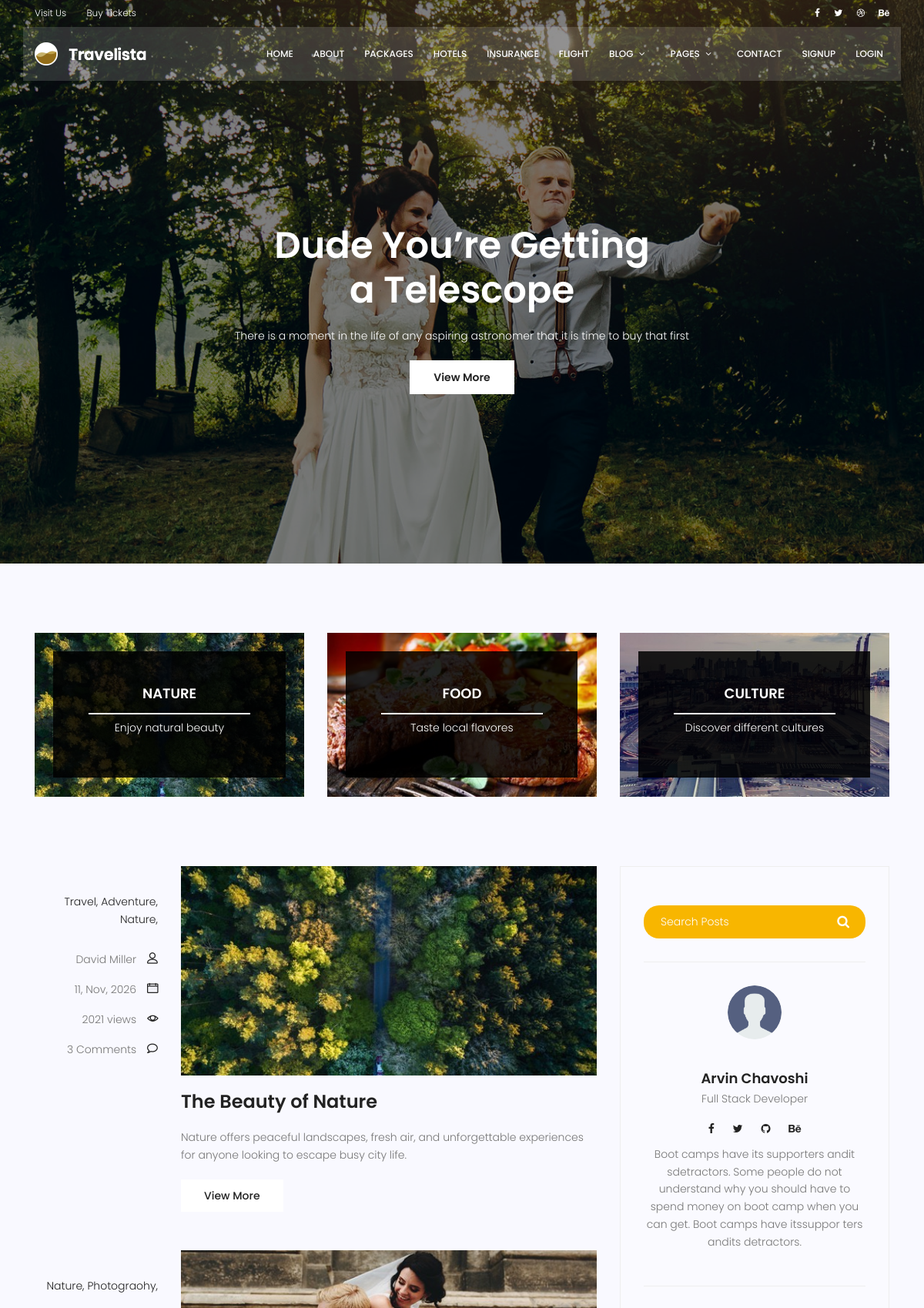
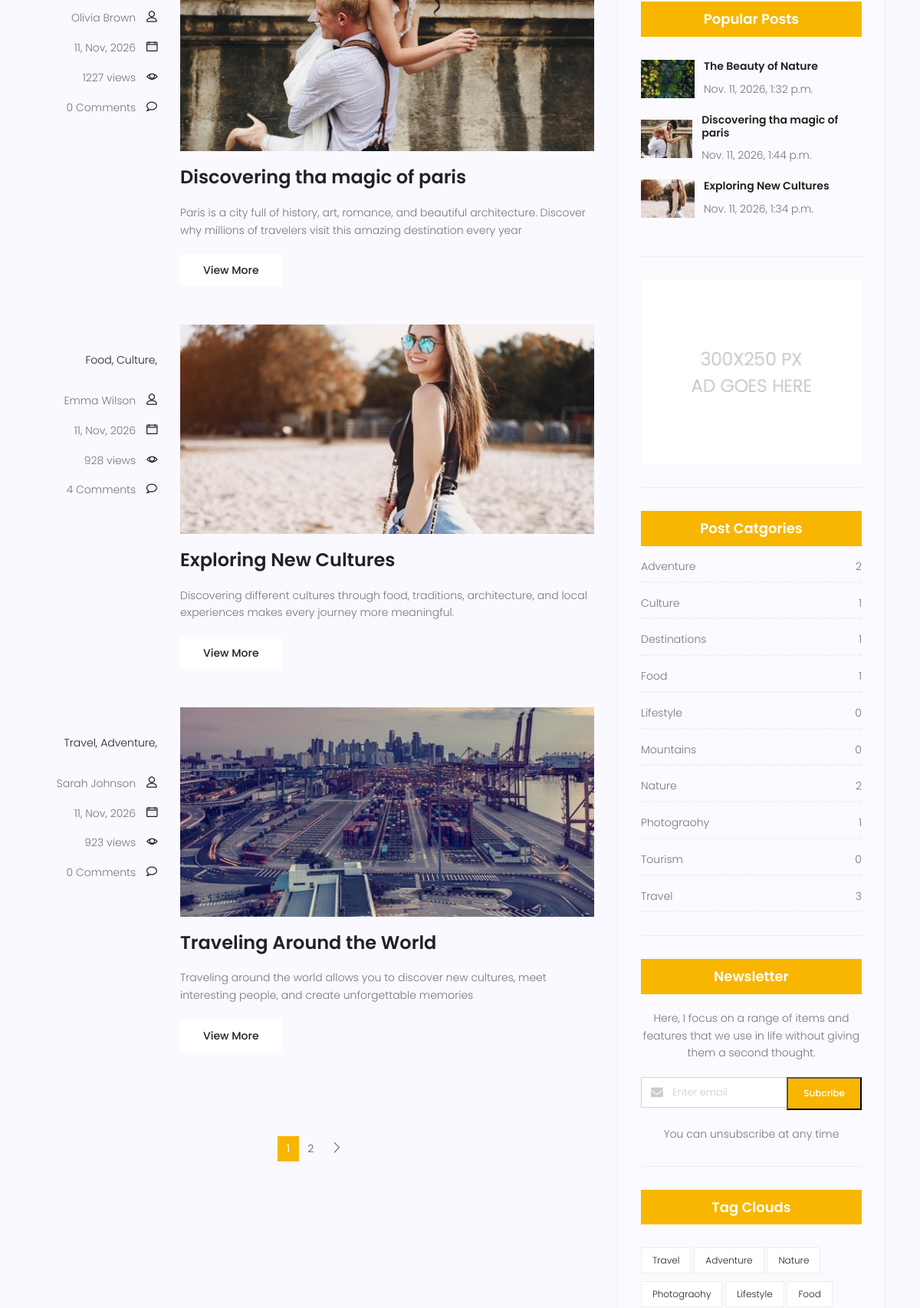
Screenshot of /blog-home/ (upper part) with the database file from the repository (2 pictures, top to bottom).
### blog/models.py (models this page shows, shortened)
class Tag(models.Model):
    name = models.CharField(max_length=100, unique=True)
    image = models.ImageField(upload_to="posts/tag", blank=True, null=True)
    description = models.CharField(max_length=200, blank=True)
    is_featured = models.BooleanField(default=False)

class Post(models.Model):
    title = models.CharField(max_length=200)
    author = models.CharField(max_length=100,)
    image = models.ImageField(upload_to='posts/images')
    excerpt = models.TextField()
    content = models.TextField()
    quote = models.TextField(blank=True)
    created_at = models.DateTimeField(auto_now_add=True)
    views = models.PositiveIntegerField(default=0)
    is_published = models.BooleanField(default=True)
    tags = models.ManyToManyField(
        Tag,
        blank=True,
        related_name="posts"
    )

### blog/views.py (the view)
# urls.py: path("blog-home/", views.blog_home , name="blog-home"),
def blog_home(request):
    posts = Post.objects.filter(is_published=True).order_by("-views")
    tags = Tag.objects.filter(is_featured=True)
    search_query = request.GET.get("search")
    if search_query:
        posts = posts.filter(Q(title__icontains=search_query))
    tag_query = request.GET.get("tag")
    if tag_query:
        posts = posts.filter(tags__name=tag_query)
    pagination = Paginator(posts, POST_PER_PAGE)
    page_num = request.GET.get("page")
    page_obj = pagination.get_page(page_num)
    if request.method == "POST":
        form = NewsletterForm(request.POST)
        if form.is_valid():
            form.save()
            if request.POST.get("source") == "footer":
                messages.success(request, "Email Successfully Added.", extra_tags="footer")
            else :
                messages.success(request, "Email Successfully Added.", extra_tags="blog")
    else:
        form = NewsletterForm()
    context = {
        "posts" : posts,
        "page_obj" : page_obj,
        "tags" : tags,
        "form" : form,
    }
    return render(request, "blog/blog-home.html", context)

### blog/forms.py
class NewsletterForm(forms.ModelForm):
    class Meta:
        model = Newsletter
        fields = '__all__'

### blog/templatetags/blog_tags.py (called while the page is built)
@register.inclusion_tag("website/partials/tags_sidebar.html")
def tags_count():
    tags = Tag.objects.annotate(post_count=Count("posts"))
    return {"tags" : tags}

@register.inclusion_tag("website/partials/popular_posts.html")
def popular_posts():
    posts = Post.objects.filter(is_published=True).order_by("-views","-id")[:3]
    return {"posts" : posts}

@register.inclusion_tag("website/partials/tag_clouds.html")
def tag_clouds():
    tags = Tag.objects.all()
    return {"tags" : tags}

### website/templates/blog/blog-home.html (shortened to what this page needs)
{% extends 'base.html' %}
{% load static %}
{% load blog_tags %}
{% block content %}
<section class="banner-area relative blog-home-banner" id="home">
	<div class="overlay overlay-bg"></div>
	<div class="container">
		<div class="row d-flex align-items-center justify-content-center">
			<div class="about-content blog-header-content col-lg-12">
				<h1 class="text-white">
					Dude You’re Getting
					a Telescope
				</h1>
				<p class="text-white">
					There is a moment in the life of any aspiring astronomer that it is time to buy that first
				</p>
				<a href="{% url 'blog:blog-single' %}" class="primary-btn">View More</a>
			</div>
		</div>
	</div>
</section>
<section class="top-category-widget-area pt-90 pb-90 ">
	<div class="container">
		<div class="row">
			{% for i in tags %}
			<div class="col-lg-4">
				<div class="single-cat-widget">
					<div class="content relative">
						<div class="overlay overlay-bg"></div>
						<a href="{% url 'blog:blog-home' %}?tag={{ i.name|urlencode }}" target="_blank">
							<div class="thumb">
								<img style="object-fit: cover; width: 350px; height: 213px;"
									class="content-image img-fluid d-block mx-auto" src="{{ i.image.url }}" alt="">
							</div>
							<div class="content-details">
								<h4 class="content-title mx-auto text-uppercase">{{ i.name }}</h4>
								<span></span>
								<p>{{ i.description }}</p>
							</div>
						</a>
					</div>
				</div>
			</div>
			{% endfor %}
		</div>
	</div>
</section>
<section class="post-content-area">
	<div class="container">
		<div class="row">
			<div class="col-lg-8 posts-list">
				{% if page_obj %}
				{% for i in page_obj %}
				<div class="single-post row">
					<div class="col-lg-3  col-md-3 meta-details">
						<ul class="tags">
							{% for x in i.tags.all %}
							<li><a href="{% url 'blog:blog-home' %}?tag={{ x.name|urlencode }}">{{ x.name }},</a></li>
							{% endfor %}
						</ul>
						<div class="user-details row">
							<p class="user-name col-lg-12 col-md-12 col-6"><a href="#">{{ i.author }}</a> <span
									class="lnr lnr-user"></span></p>
							<p class="date col-lg-12 col-md-12 col-6"><a href="#">{{ i.created_at|date:"d, M, Y" }}</a>
								<span class="lnr lnr-calendar-full"></span></p>
							<p class="view col-lg-12 col-md-12 col-6"><a href="#">{{ i.views }} views</a> <span
									class="lnr lnr-eye"></span></p>
							<p class="comments col-lg-12 col-md-12 col-6"><a href="#">{{ i.comments.count }}
									Comments</a> <span class="lnr lnr-bubble"></span></p>
						</div>
					</div>
					<div class="col-lg-9 col-md-9 ">
						<div class="feature-img">
							<img class="img-fluid" src="{{ i.image.url }}" alt="{{ i.title }}">
						</div>
						<a class="posts-title" href="{% url 'blog:blog-post' i.id %}">
							<h3>{{ i.title }}</h3>
						</a>
						<p class="excert">
							{{ i.excerpt }}
						</p>
						<a href="{% url 'blog:blog-post' i.id %}" class="primary-btn">View More</a>
					</div>
				</div>
				{% endfor %}
				{% else %}
				<div style="margin-left: 315px;">No Posts Found.</div>
				{% endif %}
				<nav class="blog-pagination justify-content-center d-flex">
					<ul class="pagination">
						{% for i in page_obj.paginator.page_range %}
						<li class="page-item
										{% if i == page_obj.number %}
											active
										{% endif %}
										"><a href="?page={{ i }}" class="page-link">{{ i }}</a></li>
						{% endfor %}
						{% if page_obj.has_next %}
						<li class="page-item">
							<a href="?page={{ page_obj.next_page_number }}" class="page-link" aria-label="Next">
								<span aria-hidden="true">
									<span class="lnr lnr-chevron-right"></span>
								</span>
							</a>
						</li>
						{% endif %}
					</ul>
				</nav>
			</div>
			<div class="col-lg-4 sidebar-widgets">
				<div class="widget-wrap">
					<div class="single-sidebar-widget search-widget">
						<form class="search-form" action="{% url 'blog:blog-home' %}">
							<input placeholder="Search Posts" name="search" type="text" onfocus="this.placeholder = ''"
								onblur="this.placeholder = 'Search Posts'">
							<button type="submit"><i class="fa fa-search"></i></button>
						</form>
					</div>
					<div class="single-sidebar-widget user-info-widget">
						<img style="width: 70px; height: 70px; object-fit: cover; border-radius: 50%;"
							src="{% static 'img/user.png' %}" alt="">
						<a href="#">
							<h4>Arvin Chavoshi</h4>
						</a>
						<p>
							Full Stack Developer
						</p>
						<ul class="social-links">
							<li><a href="#"><i class="fa fa-facebook"></i></a></li>
							<li><a href="#"><i class="fa fa-twitter"></i></a></li>
							<li><a href="#"><i class="fa fa-github"></i></a></li>
							<li><a href="#"><i class="fa fa-behance"></i></a></li>
						</ul>
						<p>
							Boot camps have its supporters andit sdetractors. Some people do not understand why you
							should have to spend money on boot camp when you can get. Boot camps have itssuppor ters
							andits detractors.
						</p>
					</div>
					{% popular_posts %}
					<div class="single-sidebar-widget ads-widget">
						<a href="#"><img class="img-fluid" src="{% static 'img/blog/ads-banner.jpg' %}" alt=""></a>
					</div>
					{% tags_count %}
					<div class="single-sidebar-widget newsletter-widget">
						<h4 class="newsletter-title">Newsletter</h4>
						<p>
							Here, I focus on a range of items and features that we use in life without
							giving them a second thought.
						</p>
						<form action="{% url 'blog:blog-home' %}" method="POST">
							<div class="form-group d-flex flex-row">
								<div class="col-autos">
									<div class="input-group">
										<div class="input-group-prepend">
											<div class="input-group-text"><i class="fa fa-envelope"
													aria-hidden="true"></i>
											</div>
										</div>
										<input type="email" class="form-control" name="email" placeholder="Enter email"
											onfocus="this.placeholder = ''" onblur="this.placeholder = 'Enter email'"
											required>
									</div>
								</div>
								<button type="submit" class="bbtns">Subcribe</button>
							</div>
						</form>
						<p class="text-bottom">
							You can unsubscribe at any time
						</p>
					</div>
					{% tag_clouds %}
				</div>
			</div>
		</div>
	</div>
</section>
{% endblock %}

### website/templates/website/partials/popular_posts.html
<div class="single-sidebar-widget popular-post-widget">
	<h4 class="popular-title">Popular Posts</h4>
	<div class="popular-post-list">
        {% for i in posts %}
		<div class="single-post-list d-flex flex-row align-items-center">
			<div class="thumb">
				<img style="width: 70px; height: 50px; object-fit: cover;" class="img-fluid" src="{{ i.image.url }}" alt="{{ i.title }}">
			</div>
			<div class="details">
				<a href="{% url 'blog:blog-post' i.id %}"><h6>{{ i.title }}</h6></a>
				<p>{{ i.created_at }}</p>
			</div>
		</div>
        {% endfor %}
	</div>
</div>

### website/templates/website/partials/tags_sidebar.html
{% load blog_tags %}
<div class="single-sidebar-widget post-category-widget">
	<h4 class="category-title">Post Catgories</h4>
	<ul class="cat-list">
	{% for i in tags %}
		<li>
			<div class="d-flex justify-content-between">
				<p>{{ i.name }}</p>
				<p>{{ i.post_count }}</p>
			</div>
		</li>
	{% endfor %}
	</ul>
</div>

### website/templates/website/partials/tag_clouds.html
<div class="single-sidebar-widget tag-cloud-widget">
	<h4 class="tagcloud-title">Tag Clouds</h4>
	<ul>
	{% for i in tags %}
		<li><a href="{% url 'blog:blog-home' %}?tag={{ i.name|urlencode }}">{{ i.name }}</a></li>
	{% endfor %}
	</ul>
</div>

### rows the page displays
Tag: image (picture), name "NATURE", description "Enjoy natural beauty", name "Nature", post_count "2"
Tag: image (picture), name "FOOD", description "Taste local flavores", name "Food", post_count "1"
Tag: image (picture), name "CULTURE", description "Discover different cultures", name "Culture", post_count "1"
Post: author "David Miller", created_at "11, Nov, 2026", views "2021", comments.count "3", image (picture), title "The Beauty of Nature", excerpt "Nature offers peaceful landscapes, fresh air, and unforgettable experiences for anyone looking to escape busy city life.", created_at "Nov. 11, 2026, 1:32 p.m."
Tag: name "Travel", post_count "3"
Tag: name "Adventure", post_count "2"
Post: author "Olivia Brown", created_at "11, Nov, 2026", views "1227", comments.count "0", image (picture), title "Discovering tha magic of paris", excerpt "Paris is a city full of history, art, romance, and beautiful architecture. Discover why millions of travelers visit this amazing destination every year", created_at "Nov. 11, 2026, 1:44 p.m."
Tag: name "Photograohy", post_count "1"
Post: author "Emma Wilson", created_at "11, Nov, 2026", views "928", comments.count "4", image (picture), title "Exploring New Cultures", excerpt "Discovering different cultures through food, traditions, architecture, and local experiences makes every journey more meaningful.", created_at "Nov. 11, 2026, 1:34 p.m."
Post: author "Sarah Johnson", created_at "11, Nov, 2026", views "923", comments.count "0", image (picture), title "Traveling Around the World", excerpt "Traveling around the world allows you to discover new cultures, meet interesting people, and create unforgettable memories"
Tag: name "Destinations", post_count "1"
Tag: name "Lifestyle", post_count "0"
Tag: name "Mountains", post_count "0"
Tag: name "Tourism", post_count "0"

### other values shown
{{ i }} "1" "2"
